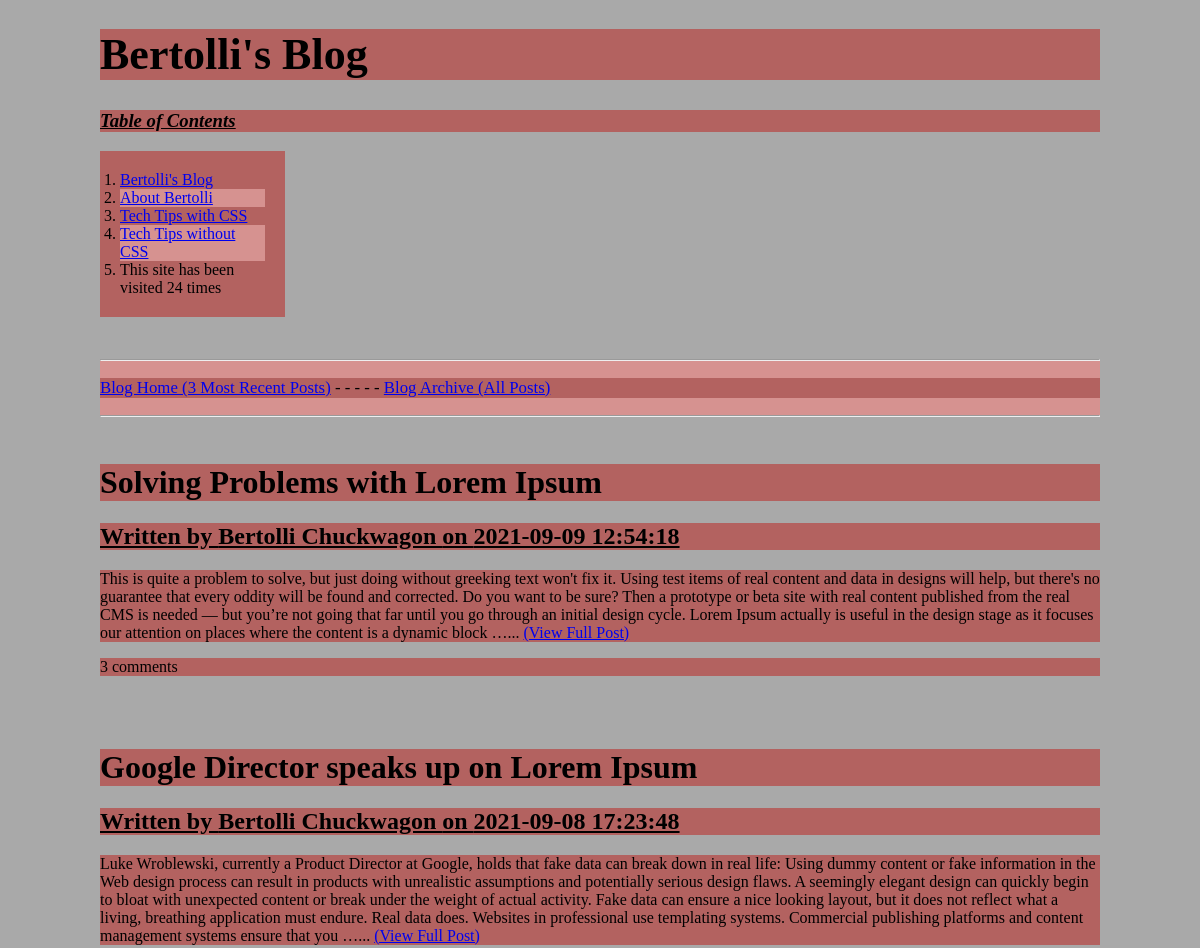
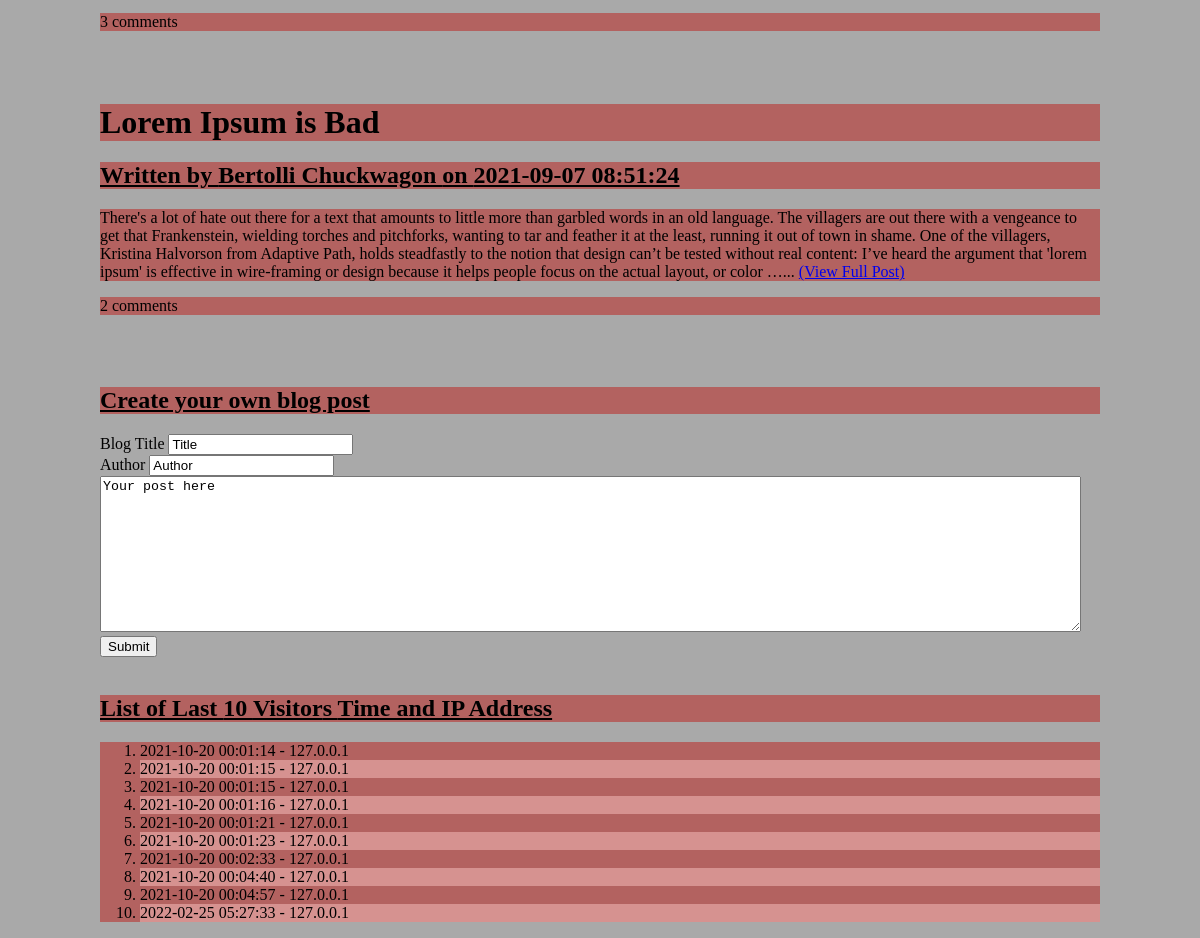
Page /blog/home/ on the committed database (2 pictures, top to bottom).
### blog/models.py (models this page shows)
class Blog(models.Model):
    title = models.CharField(max_length=128, default="title")
    author = models.CharField(max_length=128, default="author")
    content = models.TextField(max_length=10000, default="content")
    posted = models.CharField(max_length=128)
    commentNumber = models.CharField(max_length=128, default="0")

class VisitorLog(models.Model):
    when = models.CharField(max_length=128, default=0)
    who = models.CharField(max_length=128)

### blog/views.py (the view)
# urls.py: path('home/', views.index, name='index'),
def index(request):
    visitor = VisitorLog()
    dateString = datetime.now()
    dateString = dateString.strftime("%Y-%m-%d %H:%M:%S")
    visitor.when = dateString
    visitor.who = request.META['REMOTE_ADDR']
    visitor.save()
    visits = list(VisitorLog.objects.all())
    visitsLen = len(visits)
    if len(visits) > 10:
        visits = visits[-10:]
    blogPost = list(Blog.objects.all())[-3:]
    blogPost.reverse()
    context = {'visits': visits,
               'visitsLen': visitsLen,
               'blogPost': blogPost}
    return render(request, 'blog/index.html', context)

### blog/templates/blog/index.html (shortened to what this page needs)
{% load static %}
<!DOCTYPE html>
<html lang="en">
<head>
    <link rel="stylesheet" href="{% static 'blog/style.css' %}">
</head>
<body>
    <h1 id="titleFont">Bertolli's Blog</h1>
    <div>
    <h3 class="tableFont"><u>Table of Contents</u></h3>
    <ol id="tableOfContents">
        <li class="tableColor"><a href="{% url 'blog:index' %}">Bertolli's Blog</a></li>
        <li class="tableColor"><a href="{% url 'blog:about' %}">About Bertolli</a></li>
        <li class="tableColor"><a href="{% url 'blog:techWithCSS' %}">Tech Tips with CSS</a></li>
        <li class="tableColor"><a href="{% url 'blog:techWithoutCSS' %}">Tech Tips without CSS</a></li>
        <li class="tableColor">This site has been visited {{visitsLen}} time{{visits | pluralize}}</li>
    </ol>
    <br>
    </div>
    <div id="blogList">
        <hr />
        <p>
            <a href="{% url 'blog:index' %}">Blog Home (3 Most Recent Posts)</a> - - - - -
            <a href="{% url 'blog:archive' %}">Blog Archive (All Posts)</a>
        </p>
        <hr />
    </div>
    <br>
    {% if blogPost %}
        {% for blogPost in blogPost %}
            <div>
                <h1>{{blogPost.title}}</h1>
                <h2>Written by {{blogPost.author}} on {{blogPost.posted}}</h2>
                <p>{{blogPost.content | truncatewords:100}}...
                    <a href="{% url 'blog:entry' blogPost.id %}">(View Full Post)</a>
                </p>
                <p>{{blogPost.commentNumber}} comments</p>
            </div>
            <br>
            <br>
        {% endfor %}
    {% else %}
        <p>No blog posts are available</p>
    {% endif %}
    <div>
        <form action="http://localhost:8000/blog/post/" method="POST">
            <header>
                <h2>Create your own blog post</h2>
            </header>
            <div>
                <label for="title">Blog Title</label>
                <input id="title" name="title" value="Title" maxlength="128" >
            </div>
            <div>
                <label for="author">Author</label>
                <input id="author" name="author" value="Author" maxlength="128">
            </div>
            <div>
                <textarea id="content" name="content" rows="10" cols="120" maxlength="10000">Your post here</textarea>
            </div>
            <div>
                <button type="submit">Submit</button>
            </div>
        </form>
    </div>
    <br>
    {% if visits %}
    <div>
    <h2>List of Last {{visits | length }} Visitor{{visits | pluralize}} Time and IP Address</h2>
    <ol>
        {% for visitor in visits %}
            <li>{{visitor.when}} - {{visitor.who}}</li>
        {% endfor %}
    </ol>
    </div>
    {% endif %}
</body>
</html>

### blog/static/blog/style.css (style rules this page uses)
p { background-color: #b36260; }
body { background-color: darkgrey; margin-left: 100px; margin-right: 100px; font-family: Calibri, serif; }
#tableOfContents { background-color: #b36260; width: 145px; padding: 20px; }
li:nth-child(2n) { background-color: #d69290; }
#blogList { background-color: #d69290; font-size: 1.05em; }
h1 { background-color: #b36260; }
h2, h3 { background-color: #b36260; text-decoration: underline; }
#titleFont { font-size: 2.75em; }
.tableFont { font-style: italic; }
ol { background-color: #b36260; }

### rows in the picture
Blog: title "Solving Problems with Lorem Ipsum", author "Bertolli Chuckwagon", posted "2021-09-09 12:54:18", content "This is quite a problem to solve, but just doing without greeking text won't fix it. Using test items of real content and data in designs will help, but there's no guarantee that every oddity will be found and corrected. Do you want to be sure? Then a prototype or beta site with real content published from the real CMS is needed — but you’re not going that far until you go through an initial design cycle. Lorem Ipsum actually is useful in the design stage as it focuses our attention on places where the content is a dynamic block …", commentNumber "3"
Blog: title "Google Director speaks up on Lorem Ipsum", author "Bertolli Chuckwagon", posted "2021-09-08 17:23:48", content "Luke Wroblewski, currently a Product Director at Google, holds that fake data can break down in real life: Using dummy content or fake information in the Web design process can result in products with unrealistic assumptions and potentially serious design flaws. A seemingly elegant design can quickly begin to bloat with unexpected content or break under the weight of actual activity. Fake data can ensure a nice looking layout, but it does not reflect what a living, breathing application must endure. Real data does. Websites in professional use templating systems. Commercial publishing platforms and content management systems ensure that you …", commentNumber "3"
Blog: title "Lorem Ipsum is Bad", author "Bertolli Chuckwagon", posted "2021-09-07 08:51:24", content "There's a lot of hate out there for a text that amounts to little more than garbled words in an old language. The villagers are out there with a vengeance to get that Frankenstein, wielding torches and pitchforks, wanting to tar and feather it at the least, running it out of town in shame. One of the villagers, Kristina Halvorson from Adaptive Path, holds steadfastly to the notion that design can’t be tested without real content: I’ve heard the argument that 'lorem ipsum' is effective in wire-framing or design because it helps people focus on the actual layout, or color …", commentNumber "2"
VisitorLog: when "2021-10-20 00:01:14", who "127.0.0.1"
VisitorLog: when "2021-10-20 00:01:15", who "127.0.0.1"
VisitorLog: when "2021-10-20 00:01:15", who "127.0.0.1"
VisitorLog: when "2021-10-20 00:01:16", who "127.0.0.1"
VisitorLog: when "2021-10-20 00:01:21", who "127.0.0.1"
VisitorLog: when "2021-10-20 00:01:23", who "127.0.0.1"
VisitorLog: when "2021-10-20 00:02:33", who "127.0.0.1"
VisitorLog: when "2021-10-20 00:04:40", who "127.0.0.1"
VisitorLog: when "2021-10-20 00:04:57", who "127.0.0.1"

### other values in the picture
{{ visitsLen }} "24"
{{ visits | pluralize }} "s"
{{ visits | length }} "10"
